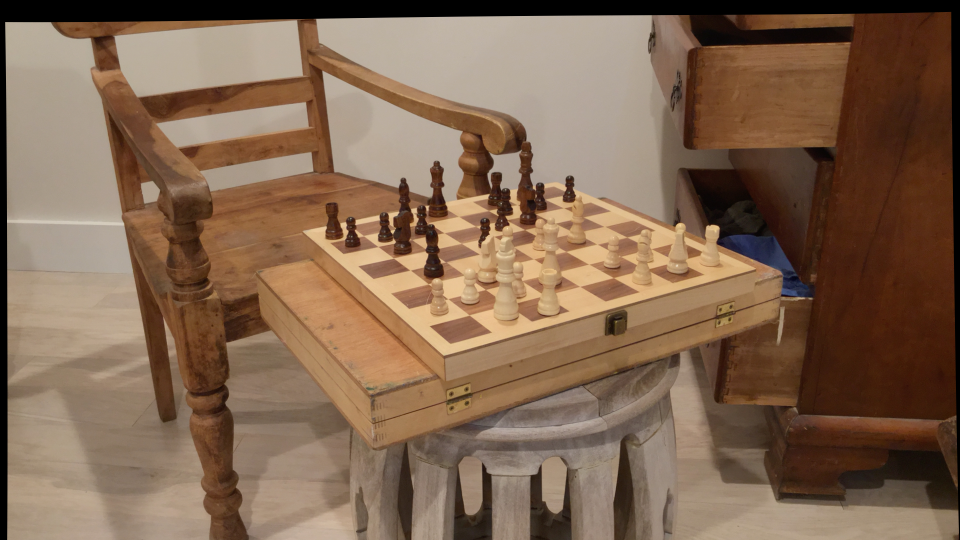
#> input picture Open_3D/im0.png, 1920 x 1080 px (shown at 1/2 size)
$ python depthMaps.py
#> lines starting #> are read from the running program, lines starting #| are printed output that depends on the picture
import numpy as np
import cv2 as cv
from matplotlib import pyplot as plt


#left_image = cv.imread('tsukuba_l.png', cv.IMREAD_GRAYSCALE)
#right_image = cv.imread('tsukuba_r.png', cv.IMREAD_GRAYSCALE)

left_image = cv.imread('im0.png', cv.IMREAD_GRAYSCALE)
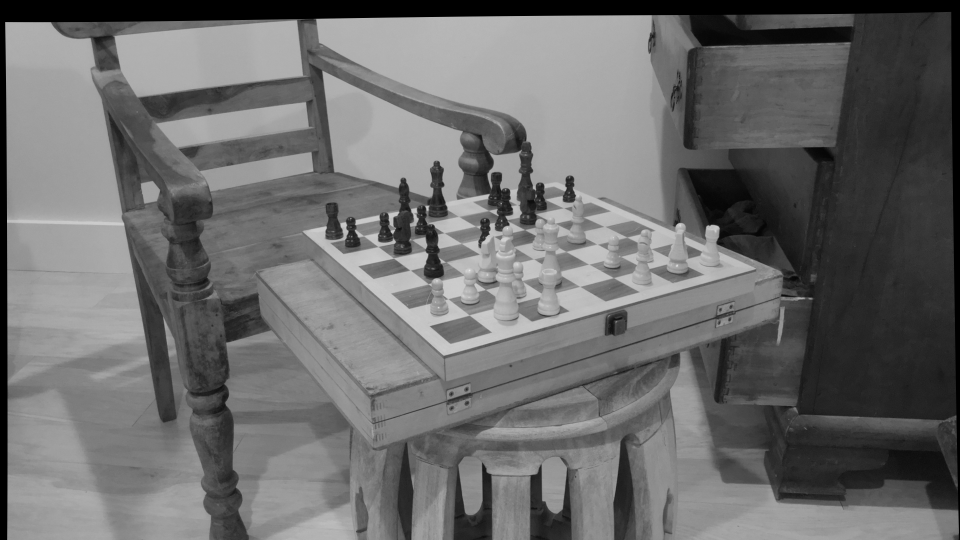
#> left_image: shape (1080, 1920) (shown at 1/2 size); min 0, max 239, mean 108.1
right_image = cv.imread('im1.png', cv.IMREAD_GRAYSCALE)
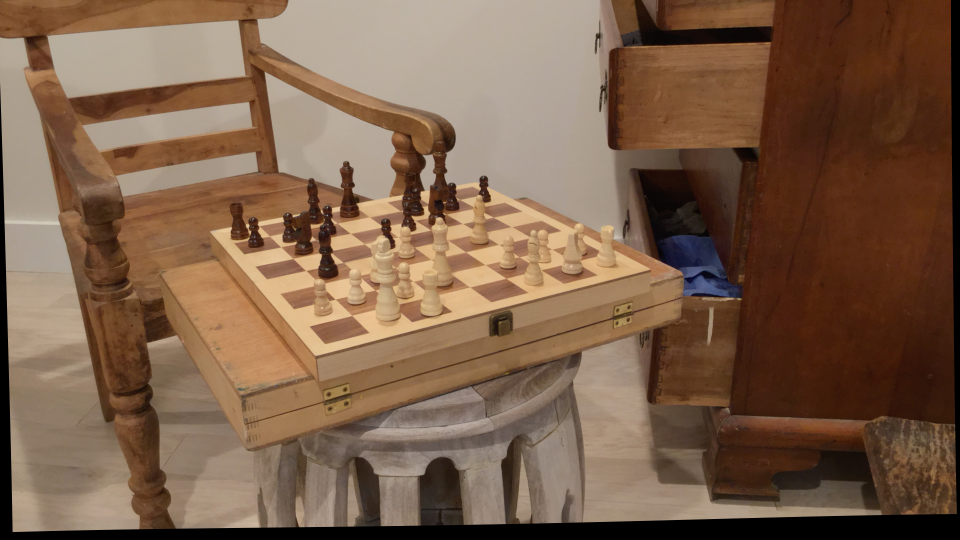
#> input picture Open_3D/im1.png, 1920 x 1080 px (shown at 1/2 size)
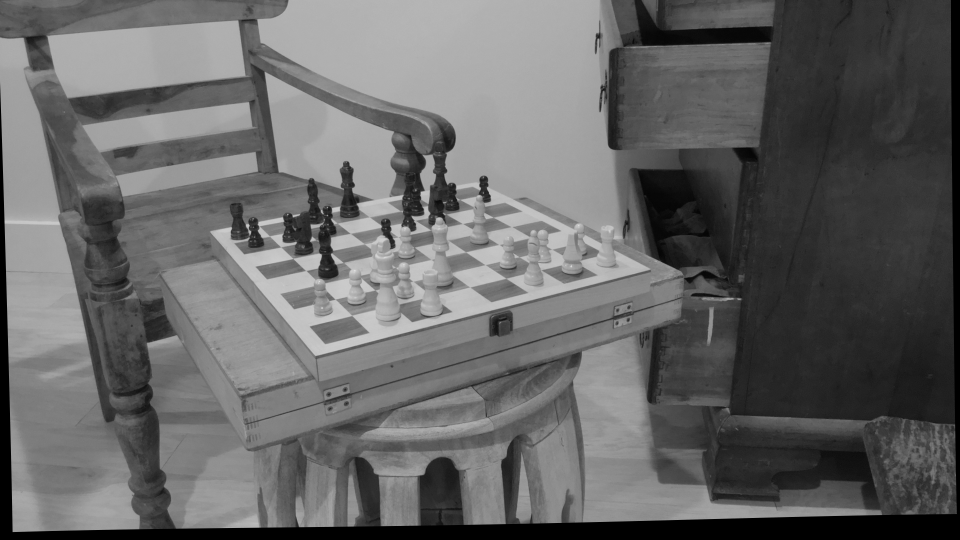
#> right_image: shape (1080, 1920) (shown at 1/2 size); min 0, max 234, mean 101.8

#left_image = cv.imread('items2_l.png', cv.IMREAD_GRAYSCALE)
#right_image = cv.imread('items2_r.png', cv.IMREAD_GRAYSCALE)


stereo = cv.StereoBM_create(numDisparities=288, blockSize=51)
# For each pixel algorithm will find the best disparity from 0
# Larger block size implies smoother, though less accurate disparity map
depth = stereo.compute(left_image, right_image)
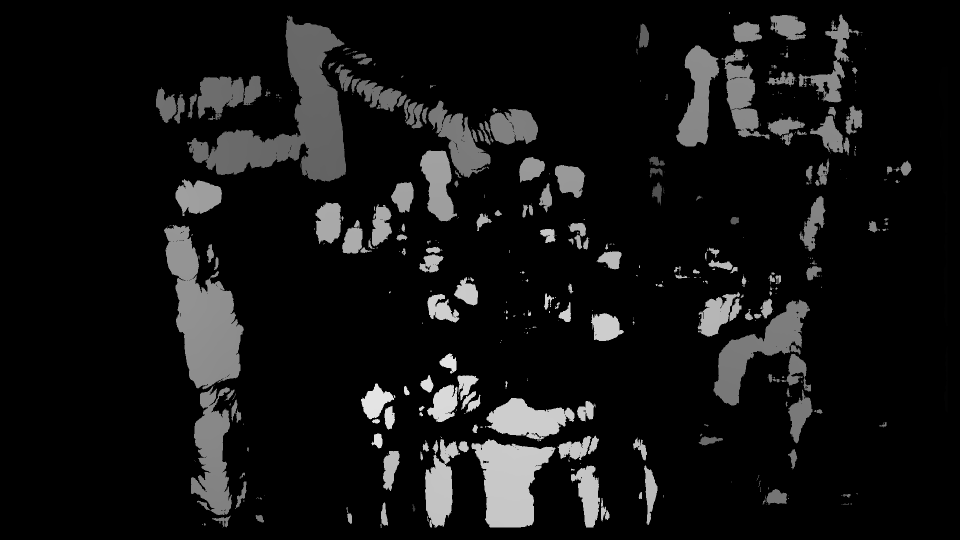
#> depth: shape (1080, 1920) int16 (shown at 1/2 size); min -16, max 4592, mean 340.1; drawn with min black and max white

print(depth.shape)
#| (1080, 1920)

# save deph_map
cv.imwrite('depth_map_im.png', depth)
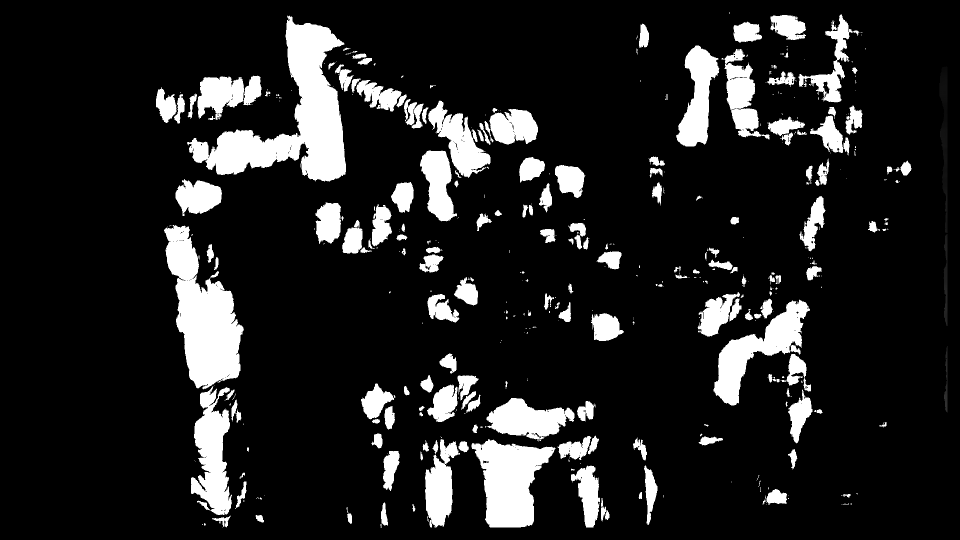
#> saved as depth_map_im.png: shape (1080, 1920) (shown at 1/2 size); min 0, max 255, mean 33.7

print(depth)
#> (printed output is left out)

cv.imshow("Left", left_image)
cv.imshow("right", right_image)

plt.imshow(depth)
plt.axis('off')
plt.show()
